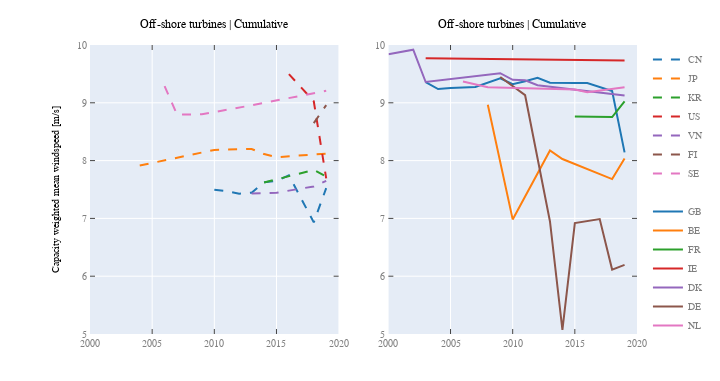

Write notebook code for a chart like this one.
### Code cell
df=turbines[((turbines['POWER_KW'].replace('#ND',0).astype(int)>0)&\
       (turbines['POWER_KW'].replace('#ND',0).astype(int)<1000000)&(turbines['OFFSHORE']=='yes'))]
countries = [{'JP', 'FI', 'CN', 'VN', 'US', 'SE','KR'},
             {'BE', 'DE', 'NL', 'IE', 'GB','FR','DK'}]

plot_labels=[' ',' ']

fig, ax = plt.subplots(1, 2, figsize=(10, 5.3))
for s in range(len(countries)):
    for i,c in enumerate(countries[s]):
        x, y, z, w = projects(ofs, c, offshore=True)
        if i==0:
            if s==1:
                ax[s].plot(x[0], z[0], label=plot_labels[s],color='k',lw=0)
                ls='-'
            else:
                ls='--'
        ax[s].plot(x, z, label=c,ls=ls,lw=2)

    ax[s].set_title("Off-shore turbines | Cumulative")

ax[0].set_ylabel('Capacity weighted mean windspeed [m/s]')
for axi in ax:
    axi.grid(True)
    axi.set_xticks([2000,2005,2010,2015,2020])
    axi.set_xlim([2000,2020])
    axi.set_ylim([5,10])

plotly_fig = tls.mpl_to_plotly(fig)
plotly_fig["layout"]["showlegend"] = True
plotly_fig["layout"]['hovermode'] = 'x'

plotly_fig.update_layout(
    font=dict(
        family="Arial",
        size=10,
        color="#7f7f7f"
    )
)
plotly_fig.update_layout(
    title=dict(
        xanchor='center',
        x=0.5
    )
)
plotly_fig.update_layout(
    legend=dict(
        x=1.02,
        y=1,
        xanchor='left',
        bgcolor="rgba(0,0,0,0)",
        borderwidth=0
    )
)

plotly_fig.write_image("img2/fig5.png",scale=2)
iplot(plotly_fig, filename='ofs4')

### Figure 1 — Plotly figure (JSON) as saved in the notebook; plotly's stock layout.template omitted (floating-point values rounded to 4 significant figures)
{"data": [{"line": {"color": "rgba (31, 119, 180, 1)", "dash": "dash", "width": 2}, "mode": "lines", "name": "CN", "type": "scatter", "x": [2010, 2011, 2012, 2013, 2014, 2015, 2016, 2018, 2019], "xaxis": "x", "y": [7.495, 7.472, 7.426, 7.445, 7.624, 7.649, 7.744, 6.931, 7.524], "yaxis": "y"}, {"line": {"color": "rgba (255, 127, 14, 1)", "dash": "dash", "width": 2}, "mode": "lines", "name": "JP", "type": "scatter", "x": [2004, 2010, 2013, 2014, 2015, 2019], "xaxis": "x", "y": [7.914, 8.185, 8.201, 8.113, 8.059, 8.12], "yaxis": "y"}, {"line": {"color": "rgba (44, 160, 44, 1)", "dash": "dash", "width": 2}, "mode": "lines", "name": "KR", "type": "scatter", "x": [2014, 2018, 2019], "xaxis": "x", "y": [7.62, 7.839, 7.722], "yaxis": "y"}, {"line": {"color": "rgba (214, 39, 40, 1)", "dash": "dash", "width": 2}, "mode": "lines", "name": "US", "type": "scatter", "x": [2016, 2018, 2019], "xaxis": "x", "y": [9.496, 9.027, 7.694], "yaxis": "y"}, {"line": {"color": "rgba (148, 103, 189, 1)", "dash": "dash", "width": 2}, "mode": "lines", "name": "VN", "type": "scatter", "x": [2013, 2015, 2018, 2019], "xaxis": "x", "y": [7.431, 7.444, 7.553, 7.648], "yaxis": "y"}, {"line": {"color": "rgba (140, 86, 75, 1)", "dash": "dash", "width": 2}, "mode": "lines", "name": "FI", "type": "scatter", "x": [2018, 2019], "xaxis": "x", "y": [8.647, 8.961], "yaxis": "y"}, {"line": {"color": "rgba (227, 119, 194, 1)", "dash": "dash", "width": 2}, "mode": "lines", "name": "SE", "type": "scatter", "x": [2006, 2007, 2009, 2013, 2019], "xaxis": "x", "y": [9.287, 8.796, 8.801, 8.957, 9.207], "yaxis": "y"}, {"line": {"color": "rgba (0, 0, 0, 1)", "dash": "solid", "width": 0}, "mode": "lines", "name": " ", "type": "scatter", "x": [2003], "xaxis": "x2", "y": [9.359], "yaxis": "y2"}, {"line": {"color": "rgba (31, 119, 180, 1)", "dash": "solid", "width": 2}, "mode": "lines", "name": "GB", "type": "scatter", "x": [2003, 2004, 2005, 2006, 2007, 2009, 2010, 2011, 2012, 2013, 2014, 2015, 2016, 2018, 2019], "xaxis": "x2", "y": [9.359, 9.237, 9.255, 9.261, 9.274, 9.423, 9.323, 9.373, 9.432, 9.347, 9.351, 9.343, 9.344, 9.205, 8.142], "yaxis": "y2"}, {"line": {"color": "rgba (255, 127, 14, 1)", "dash": "solid", "width": 2}, "mode": "lines", "name": "BE", "type": "scatter", "x": [2008, 2010, 2013, 2014, 2018, 2019], "xaxis": "x2", "y": [8.967, 6.983, 8.175, 8.028, 7.68, 8.038], "yaxis": "y2"}, {"line": {"color": "rgba (44, 160, 44, 1)", "dash": "solid", "width": 2}, "mode": "lines", "name": "FR", "type": "scatter", "x": [2015, 2018, 2019], "xaxis": "x2", "y": [8.762, 8.754, 9.023], "yaxis": "y2"}, {"line": {"color": "rgba (214, 39, 40, 1)", "dash": "solid", "width": 2}, "mode": "lines", "name": "IE", "type": "scatter", "x": [2003, 2019], "xaxis": "x2", "y": [9.772, 9.731], "yaxis": "y2"}, {"line": {"color": "rgba (148, 103, 189, 1)", "dash": "solid", "width": 2}, "mode": "lines", "name": "DK", "type": "scatter", "x": [2000, 2002, 2003, 2009, 2010, 2011, 2012, 2019], "xaxis": "x2", "y": [9.839, 9.918, 9.36, 9.513, 9.398, 9.389, 9.304, 9.127], "yaxis": "y2"}, {"line": {"color": "rgba (140, 86, 75, 1)", "dash": "solid", "width": 2}, "mode": "lines", "name": "DE", "type": "scatter", "x": [2009, 2011, 2013, 2014, 2015, 2017, 2018, 2019], "xaxis": "x2", "y": [9.446, 9.131, 6.947, 5.07, 6.918, 6.988, 6.114, 6.195], "yaxis": "y2"}, {"line": {"color": "rgba (227, 119, 194, 1)", "dash": "solid", "width": 2}, "mode": "lines", "name": "NL", "type": "scatter", "x": [2006, 2008, 2015, 2016, 2019], "xaxis": "x2", "y": [9.367, 9.269, 9.229, 9.184, 9.268], "yaxis": "y2"}], "layout": {"annotations": [{"font": {"color": "#000000", "size": 12}, "showarrow": false, "text": "Off-shore turbines | Cumulative", "x": 0.2273, "xanchor": "center", "xref": "paper", "y": 1.041, "yanchor": "bottom", "yref": "paper"}, {"font": {"color": "#000000", "size": 12}, "showarrow": false, "text": "Off-shore turbines | Cumulative", "x": 0.7727, "xanchor": "center", "xref": "paper", "y": 1.041, "yanchor": "bottom", "yref": "paper"}], "autosize": false, "font": {"color": "#7f7f7f", "family": "Arial", "size": 10}, "height": 381, "hovermode": "x", "legend": {"bgcolor": "rgba(0,0,0,0)", "borderwidth": 0, "x": 1.02, "xanchor": "left", "y": 1}, "margin": {"b": 47, "l": 90, "pad": 0, "r": 72, "t": 45}, "showlegend": true, "title": {"x": 0.5, "xanchor": "center"}, "width": 720, "xaxis": {"anchor": "y", "domain": [0, 0.4545], "dtick": 5, "mirror": "ticks", "range": [2000, 2020], "showgrid": true, "showline": true, "side": "bottom", "tick0": 2000, "tickfont": {"size": 10}, "ticks": "inside", "type": "linear", "zeroline": false}, "xaxis2": {"anchor": "y2", "domain": [0.5455, 1], "dtick": 5, "mirror": "ticks", "range": [2000, 2020], "showgrid": true, "showline": true, "side": "bottom", "tick0": 2000, "tickfont": {"size": 10}, "ticks": "inside", "type": "linear", "zeroline": false}, "yaxis": {"anchor": "x", "domain": [0, 1], "mirror": "ticks", "nticks": 6, "range": [5, 10], "showgrid": true, "showline": true, "side": "left", "tickfont": {"size": 10}, "ticks": "inside", "title": {"font": {"color": "#000000", "size": 10}, "text": "Capacity weighted mean windspeed [m/s]"}, "type": "linear", "zeroline": false}, "yaxis2": {"anchor": "x2", "domain": [0, 1], "mirror": "ticks", "nticks": 6, "range": [5, 10], "showgrid": true, "showline": true, "side": "left", "tickfont": {"size": 10}, "ticks": "inside", "type": "linear", "zeroline": false}}}
